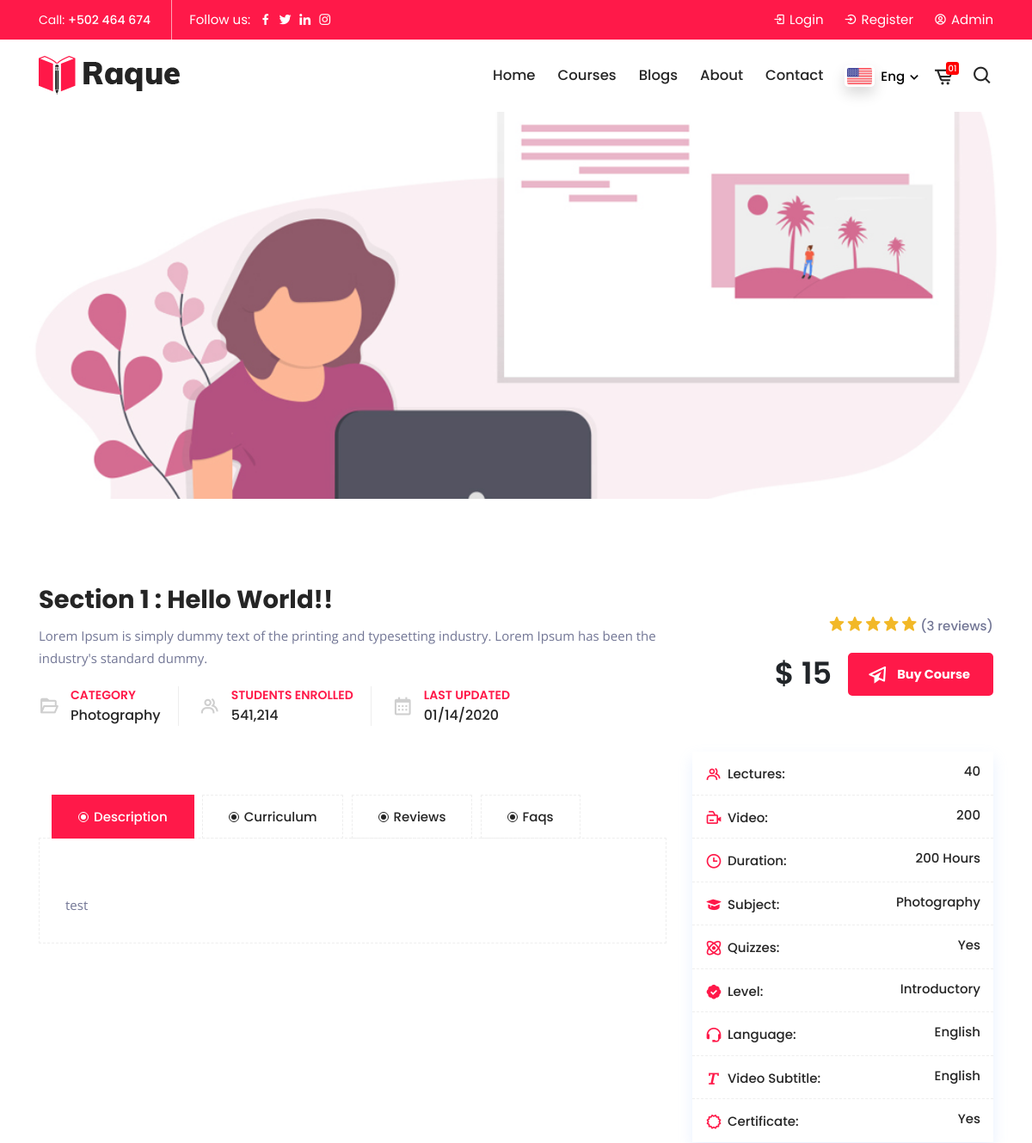
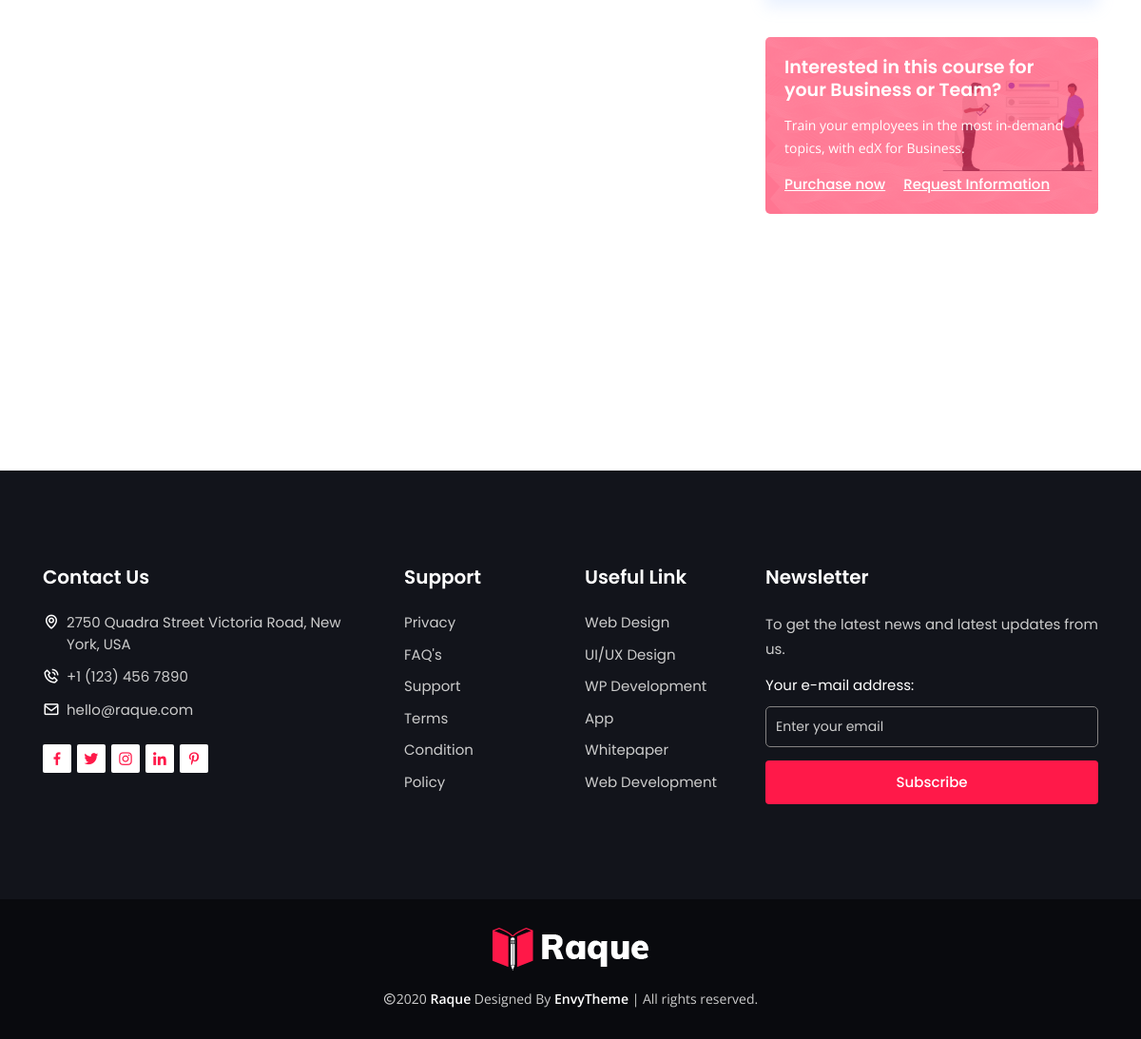
/courses/detail/225, run on the app's committed database (2 pictures, top to bottom).
### tables this page shows
CREATE TABLE `kursus` (
  `id` int(11) NOT NULL,
  `title` varchar(255) NOT NULL,
  `author_id` int(11) NOT NULL,
  `image` text NOT NULL,
  `author` varchar(255) NOT NULL,
  `author_image` text NOT NULL,
  `deskripsi` text NOT NULL,
  `harga` int(11) NOT NULL,
  `date_created` date NOT NULL,
  `publish` varchar(255) NOT NULL
);

### application/controllers/Courses.php (called while the page is built, shortened)
<?php
class Courses extends CI_Controller
{
    public function __construct()
    {
        $this->load->model('Kursus_model');
        $this->load->library('form_validation');
        $this->load->helper(array('form', 'url'));
    }
    public function detail($id)
    {
        $data['user'] = $this->db->get_where('users', ['email' => $this->session->userdata('email')])->row_array();
        $data['judul'] = "Detail Kursusku";
        $data['kursus'] = $this->Kursus_model->getKursusById($id);
        $data['section_kursus'] = $this->Kursus_model->getAllSectionKursus();
        $data['konten_video'] = $this->Kursus_model->getAllKontenVideo();
        $this->load->view('frontend/templates/header', $data);
        $this->load->view('frontend/course/detail', $data);
        $this->load->view('frontend/templates/footer');
    }
}

### index.php (called while the page is built, shortened)
<?php
require_once BASEPATH.'core/CodeIgniter.php';

### application/models/Kursus_model.php (called while the page is built, shortened)
<?php
class Kursus_model extends CI_Model
{
	public function getKursusById($id)
	{
		return $this->db->get_where('kursus', ['id' => $id])->row_array();
	}
}

### application/views/frontend/course/detail.php (the view, shortened to what this page needs)
<div class="page-title-area item-courses jarallax" data-jarallax='{"speed": 0.3}'>
</div>
<section class="courses-details-area pt-100 pb-70">
    <div class="container">
        <div class="courses-details-header">
            <div class="row align-items-center">
                <div class="col-lg-8">
                    <div class="courses-title">
                        <h2><?= $kursus['title'] ?></h2>
                        <p>Lorem Ipsum is simply dummy text of the printing and typesetting industry. Lorem Ipsum has been the industry's standard dummy.</p>
                    </div>
                    <div class="courses-meta">
                        <ul>
                            <li>
                                <i class='bx bx-folder-open'></i>
                                <span>Category</span>
                                <a href="#">Photography</a>
                            </li>
                            <li>
                                <i class='bx bx-group'></i>
                                <span>Students Enrolled</span>
                                <a href="#">541,214</a>
                            </li>
                            <li>
                                <i class='bx bx-calendar'></i>
                                <span>Last Updated</span>
                                <a href="#">01/14/2020</a>
                            </li>
                        </ul>
                    </div>
                </div>
                <div class="col-lg-4">
                    <div class="courses-price">
                        <div class="courses-review">
                            <div class="review-stars">
                                <i class='bx bxs-star'></i>
                                <i class='bx bxs-star'></i>
                                <i class='bx bxs-star'></i>
                                <i class='bx bxs-star'></i>
                                <i class='bx bxs-star'></i>
                            </div>
                            <span class="reviews-total d-inline-block">(3 reviews)</span>
                        </div>
                        <div class="price"> $ <?= $kursus['harga'] ?></div>
                        <a href="#" class="default-btn"><i class='bx bx-paper-plane icon-arrow before'></i><span class="label">Buy Course</span><i class="bx bx-paper-plane icon-arrow after"></i></a>
                    </div>
                </div>
            </div>
        </div>
        <div class="row">
            <div class="col-lg-8">
                <div class="tab products-details-tab">
                    <div class="col-lg-12 col-md-12">
                        <ul class="tabs">
                            <li><a href="#">
                                    <div class="dot"></div> Description
                                </a></li>
                            <li><a href="#">
                                    <div class="dot"></div> Curriculum
                                </a></li>
                            <li><a href="#">
                                    <div class="dot"></div> Reviews
                                </a></li>
                            <li><a href="#">
                                    <div class="dot"></div> Faqs
                                </a></li>
                        </ul>
                    </div>
                    <div class="tab-content">
                        <div class="tabs-item">
                            <div class="courses-details-desc">
                                <?= $kursus['deskripsi'] ?>
                            </div>
                        </div>
                    </div>
                </div>
            </div>
            <div class="col-lg-4">
                <div class="courses-sidebar-information">
                    <ul>
                        <li>
                            <span><i class='bx bx-group'></i> Lectures:</span>
                            40
                        </li>
                        <li>
                            <span><i class='bx bx-video-recording'></i> Video:</span>
                            200
                        </li>
                        <li>
                            <span><i class='bx bx-time'></i> Duration:</span>
                            200 Hours
                        </li>
                        <li>
                            <span><i class='bx bxs-graduation'></i> Subject:</span>
                            Photography
                        </li>
                        <li>
                            <span><i class='bx bx-atom'></i> Quizzes:</span>
                            Yes
                        </li>
                        <li>
                            <span><i class='bx bxs-badge-check'></i> Level:</span>
                            Introductory
                        </li>
                        <li>
                            <span><i class='bx bx-support'></i> Language:</span>
                            English
                        </li>
                        <li>
                            <span><i class='bx bx-text'></i> Video Subtitle:</span>
                            English
                        </li>
                        <li>
                            <span><i class='bx bx-certification'></i> Certificate:</span>
                            Yes
                        </li>
                    </ul>
                </div>
                <div class="courses-purchase-info">
                    <h4>Interested in this course for your Business or Team?</h4>
                    <p>Train your employees in the most in-demand topics, with edX for Business.</p>
                    <a href="#" class="d-inline-block">Purchase now</a>
                    <a href="#" class="d-inline-block">Request Information</a>
                </div>
            </div>
        </div>
    </div>
</section>
<section class="faq-area ptb-100">
</section>

### data on the page
kursus: title "Section 1 : Hello World!!", harga "15", deskripsi "test"
